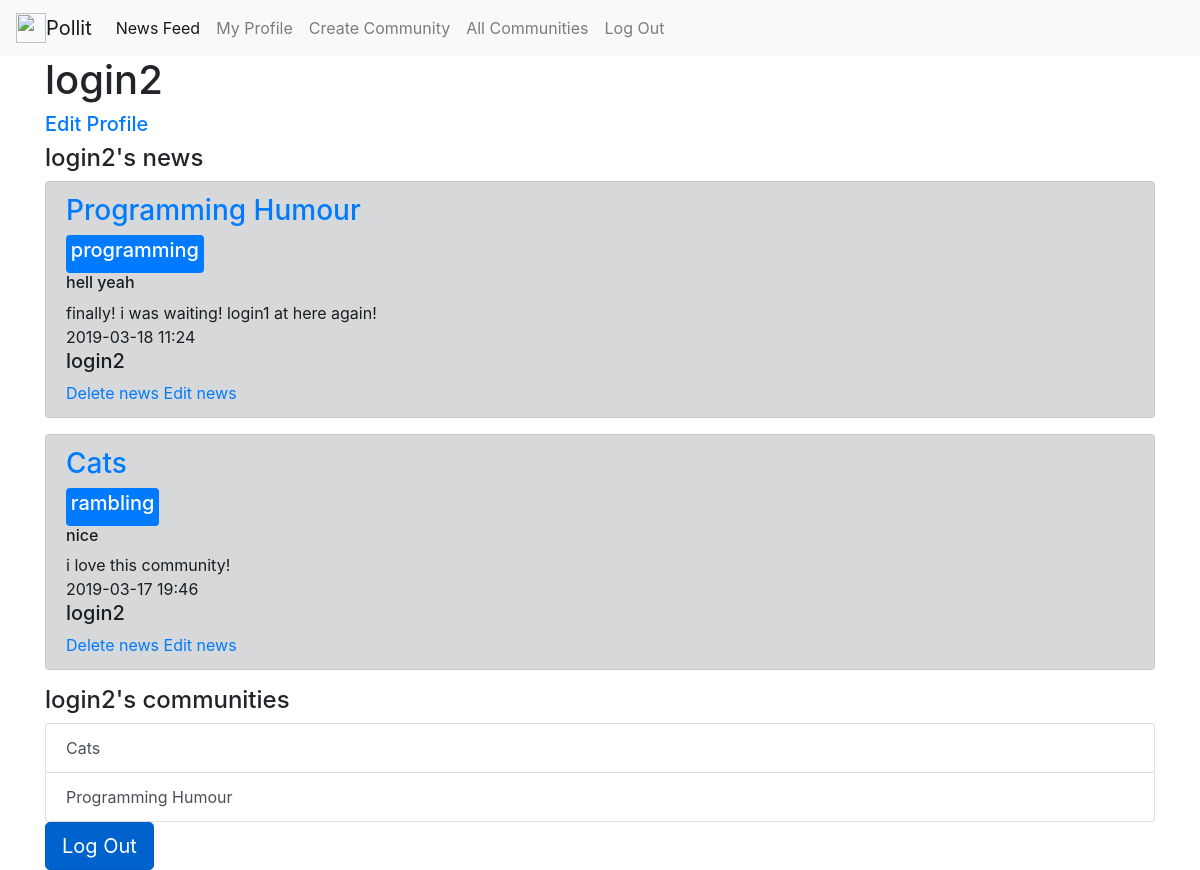
The app's page /profile/login2 (signed in), older data.
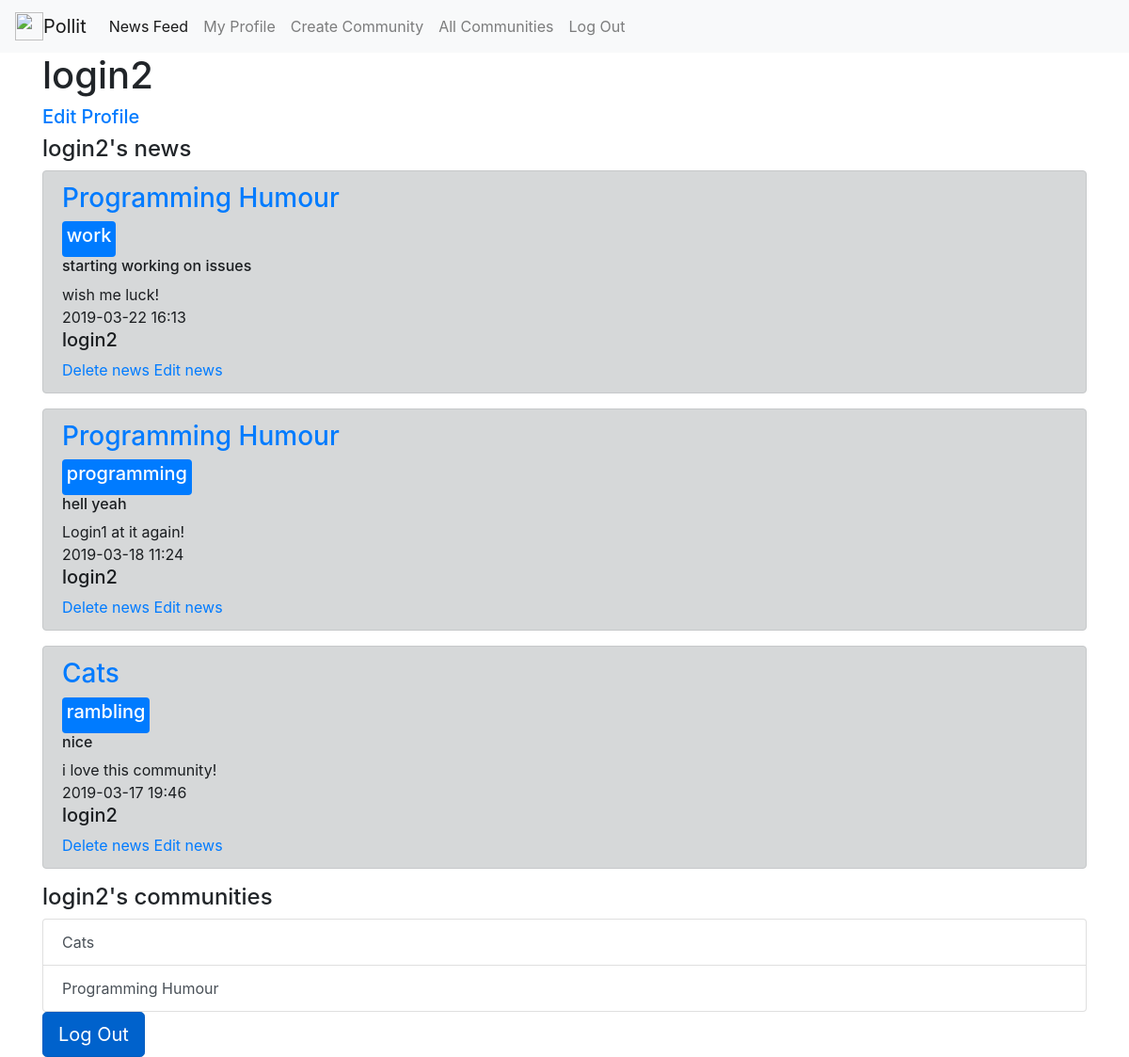
The same page, newer data.
### tables this page shows
CREATE TABLE users 
                            (id INTEGER PRIMARY KEY AUTOINCREMENT, 
                             user_name VARCHAR(50),
                             password_hash VARCHAR(128),
                             communities VARCHAR(1000)
                             );

CREATE TABLE communities 
                            (id INTEGER PRIMARY KEY AUTOINCREMENT,
                             title VARCHAR(100),
                             bio VARCHAR(1000),
                             users VARCHAR(10000)
                             );

CREATE TABLE news 
                            (id INTEGER PRIMARY KEY AUTOINCREMENT,
                             community INTEGER, 
                             title VARCHAR(100),
                             hashtag VARCHAR(100),
                             content VARCHAR(1000),
                             date VARCHAR(1000),
                             user_id INTEGER
                             );

### main.py (the view)
@app.route('/profile/<user_name>', methods=['GET', 'POST'])
def profile(user_name):
    if 'username' not in session:
        return redirect('/login')
    user_id = session['user_id']
    user = user_model.get_name(user_name)[0]
    news = [(tuply[0], community_model.get(tuply[1])[1], tuply[2], tuply[3], tuply[4], tuply[5], user_name)
            for tuply in NewsModel(db.get_connection()).get_all(user)][::-1]
    comm = UserModel(db.get_connection()).get(user)[3].split()
    communities = [community_model.get(int(i))[1] for i in comm]
    return render_template('profile.html', user_name=user_name, news=news, communities=communities)

### models.py (called while the page is built)
    def get_connection(self):
        return self.conn

    def get(self, user_id):
        cursor = self.connection.cursor()
        cursor.execute("SELECT * FROM users WHERE id = ?", (str(user_id), ))
        row = cursor.fetchone()
        return row

    def get_name(self, user_name):
        cursor = self.connection.cursor()
        cursor.execute("SELECT * FROM users WHERE user_name = ?", (str(user_name), ))
        row = cursor.fetchone()
        return row

    def get_all(self, user_id=None, community_id=None):
        cursor = self.connection.cursor()
        if user_id:
            cursor.execute("SELECT * FROM news WHERE user_id = ?",
                           (str(user_id), ))
        elif community_id:
            cursor.execute("SELECT * FROM news WHERE community = ?",
                           (str(community_id),))
        else:
            cursor.execute("SELECT * FROM news")
        rows = cursor.fetchall()
        return rows

    def get(self, community_id):
        cursor = self.connection.cursor()
        cursor.execute("SELECT * FROM communities WHERE id = ?", (str(community_id), ))
        row = cursor.fetchone()
        return row

### templates/profile.html
{% extends "base.html" %}
{% block content %}
    <h1>{{ user_name }}</h1>
    {% if user_name == session['username'] %}
        <h5><a href="/profile/{{ user_name }}/edit">Edit Profile</a></h5>
    {% endif %}
    <h4>{{ user_name }}'s news</h4>
    {% for item in news %}
    <div class="alert alert-dark" role="alert">
        <h3><a href="/community/{{ item[1] }}">{{ item[1] }}</a></h3>
        <div class="badge badge-primary text-wrap"><h5>{{ item[3] }}</h5></div>
        <h6>{{ item[2] }}</h6>
        <div>{{ item[4] }}</div>
        <div>{{ item[5] }}</div>
        <h5>{{ item[6] }}</h5>
        {% if user_name == session['username'] %}
            <a href="/delete_news/{{item[0]}}">Delete news</a>
            <a href="/edit_news/{{item[0]}}">Edit news</a>
        {% endif %}
    </div>
    {% endfor %}
    <h4>{{ user_name }}'s communities</h4>
    <div class="list-group">
    {% for item in communities %}
        <a href="/community/{{ item }}" class="list-group-item list-group-item-action">{{ item }}</a>
    {% endfor %}
    </div>
    {% if user_name == session['username'] %}
        <a href="/logout" class="btn btn-primary btn-lg active" role="button" aria-pressed="true">Log Out</a>
    {% endif %}
{% endblock %}

### templates/base.html (shortened to what this page needs)
<!doctype html>
<html lang="en">
  <head>
    <link rel="stylesheet" href="https://stackpath.bootstrapcdn.com/bootstrap/4.3.1/css/bootstrap.min.css">
  </head>
  <body>
<nav class="navbar navbar-expand-lg navbar-light bg-light">
  <a class="navbar-brand" href="#"><img src="http://pngimages.net/sites/default/files/capital-letter-p-png-image-23571.png" width="30" height="30" class="d-inline-block align-top" alt="">Pollit</a>
  <div class="collapse navbar-collapse" id="navbarNavAltMarkup">
    <div class="navbar-nav">
        {% if "username" in session %}
        <a class="nav-item nav-link active" href="/news_feed">News Feed </a>
        <a class="nav-item nav-link" href="/profile/{{ session['username'] }}">My Profile</a>
        <a class="nav-item nav-link" href="/create">Create Community</a>
        <a class="nav-item nav-link" href="/communities">All Communities</a>
        <a class="nav-item nav-link" href="/logout">Log Out</a>
      {% endif %}
    </div>
  </div>
</nav>
<main role="main" class="container">
    {% block content %}{% endblock %}
</main>
  </body>
</html>

Row changes from the older to the newer data that the page shows:
now on one of the page's lists (row unchanged): users: title "Cats", hashtag "rambling", title "nice", content "i love this community!", date "2019-03-17 19:46", user_name "login2"
changed through a linked row, users "login2": hashtag "programming" → "work"; title "hell yeah" → "starting working on issues"; content "finally! i was waiting! login1 at here again!" → "wish me luck!"; date "2019-03-18 11:24" → "2019-03-22 16:13"; title "Cats" → "Programming Humour"; hashtag "rambling" → "programming"; title "nice" → "hell yeah"; content "i love this community!" → "Login1 at it again!"; date "2019-03-17 19:46" → "2019-03-18 11:24"
